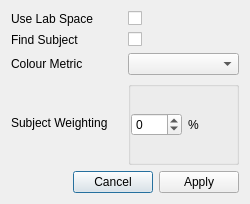
<?xml version="1.0" encoding="UTF-8"?>
<ui version="4.0">
 <class>Dialog</class>
 <widget class="QDialog" name="Dialog">
  <property name="geometry">
   <rect>
    <x>0</x>
    <y>0</y>
    <width>250</width>
    <height>204</height>
   </rect>
  </property>
  <property name="windowTitle">
   <string>Dialog</string>
  </property>
  <layout class="QGridLayout" name="gridLayout">
   <item row="0" column="0">
    <widget class="QLabel" name="label">
     <property name="text">
      <string>Use Lab Space</string>
     </property>
    </widget>
   </item>
   <item row="0" column="1">
    <widget class="QCheckBox" name="Lab_check">
     <property name="text">
      <string/>
     </property>
    </widget>
   </item>
   <item row="1" column="0">
    <widget class="QLabel" name="label_2">
     <property name="text">
      <string>Find Subject</string>
     </property>
    </widget>
   </item>
   <item row="1" column="1">
    <widget class="QCheckBox" name="subject_check">
     <property name="text">
      <string/>
     </property>
    </widget>
   </item>
   <item row="2" column="0">
    <widget class="QLabel" name="label_3">
     <property name="text">
      <string>Colour Metric</string>
     </property>
    </widget>
   </item>
   <item row="3" column="0">
    <widget class="QLabel" name="label_4">
     <property name="text">
      <string>Subject Weighting</string>
     </property>
    </widget>
   </item>
   <item row="3" column="1">
    <widget class="QGroupBox" name="groupBox">
     <property name="title">
      <string/>
     </property>
     <property name="flat">
      <bool>true</bool>
     </property>
     <layout class="QHBoxLayout" name="horizontalLayout">
      <property name="leftMargin">
       <number>0</number>
      </property>
      <property name="topMargin">
       <number>0</number>
      </property>
      <property name="rightMargin">
       <number>0</number>
      </property>
      <property name="bottomMargin">
       <number>0</number>
      </property>
      <item>
       <widget class="QSpinBox" name="weighting_box">
        <property name="minimum">
         <number>-100</number>
        </property>
        <property name="maximum">
         <number>100</number>
        </property>
        <property name="singleStep">
         <number>10</number>
        </property>
       </widget>
      </item>
      <item>
       <widget class="QLabel" name="label_5">
        <property name="text">
         <string>%</string>
        </property>
       </widget>
      </item>
     </layout>
    </widget>
   </item>
   <item row="4" column="0" colspan="2">
    <widget class="QDialogButtonBox" name="buttonBox">
     <property name="orientation">
      <enum>Qt::Horizontal</enum>
     </property>
     <property name="standardButtons">
      <set>QDialogButtonBox::Apply|QDialogButtonBox::Cancel</set>
     </property>
    </widget>
   </item>
   <item row="2" column="1">
    <widget class="QComboBox" name="metric_combo"/>
   </item>
  </layout>
 </widget>
 <resources/>
 <connections>
  <connection>
   <sender>buttonBox</sender>
   <signal>accepted()</signal>
   <receiver>Dialog</receiver>
   <slot>accept()</slot>
   <hints>
    <hint type="sourcelabel">
     <x>248</x>
     <y>254</y>
    </hint>
    <hint type="destinationlabel">
     <x>157</x>
     <y>274</y>
    </hint>
   </hints>
  </connection>
  <connection>
   <sender>buttonBox</sender>
   <signal>rejected()</signal>
   <receiver>Dialog</receiver>
   <slot>reject()</slot>
   <hints>
    <hint type="sourcelabel">
     <x>316</x>
     <y>260</y>
    </hint>
    <hint type="destinationlabel">
     <x>286</x>
     <y>274</y>
    </hint>
   </hints>
  </connection>
 </connections>
</ui>
